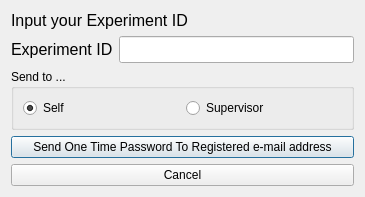
<?xml version="1.0" encoding="UTF-8"?>
<ui version="4.0">
 <class>Dialog</class>
 <widget class="QDialog" name="Dialog">
  <property name="geometry">
   <rect>
    <x>0</x>
    <y>0</y>
    <width>365</width>
    <height>175</height>
   </rect>
  </property>
  <property name="windowTitle">
   <string>Dialog</string>
  </property>
  <layout class="QVBoxLayout" name="verticalLayout">
   <item>
    <widget class="QLabel" name="LAB_Usage_ID">
     <property name="font">
      <font>
       <pointsize>12</pointsize>
      </font>
     </property>
     <property name="text">
      <string>Input your Experiment ID</string>
     </property>
    </widget>
   </item>
   <item>
    <layout class="QHBoxLayout" name="horizontalLayout">
     <item>
      <widget class="QLabel" name="LAB_Title">
       <property name="font">
        <font>
         <pointsize>12</pointsize>
        </font>
       </property>
       <property name="text">
        <string>Experiment ID</string>
       </property>
      </widget>
     </item>
     <item>
      <widget class="QLineEdit" name="LE_Experiment_ID">
       <property name="font">
        <font>
         <pointsize>12</pointsize>
        </font>
       </property>
       <property name="text">
        <string/>
       </property>
      </widget>
     </item>
    </layout>
   </item>
   <item>
    <widget class="QGroupBox" name="GB_Send_To">
     <property name="title">
      <string>Send to ...</string>
     </property>
     <layout class="QHBoxLayout" name="horizontalLayout_2">
      <item>
       <widget class="QRadioButton" name="RB_Send_To_Self">
        <property name="text">
         <string>Self</string>
        </property>
        <property name="checked">
         <bool>true</bool>
        </property>
       </widget>
      </item>
      <item>
       <widget class="QRadioButton" name="RB_Send_To_Supervisor">
        <property name="text">
         <string>Supervisor</string>
        </property>
        <property name="checked">
         <bool>false</bool>
        </property>
       </widget>
      </item>
     </layout>
    </widget>
   </item>
   <item>
    <widget class="QPushButton" name="PB_Send_One_Time_Password">
     <property name="text">
      <string>Send One Time Password To Registered e-mail address</string>
     </property>
    </widget>
   </item>
   <item>
    <widget class="QPushButton" name="PB_Cancel">
     <property name="text">
      <string>Cancel</string>
     </property>
    </widget>
   </item>
  </layout>
 </widget>
 <resources/>
 <connections/>
</ui>
